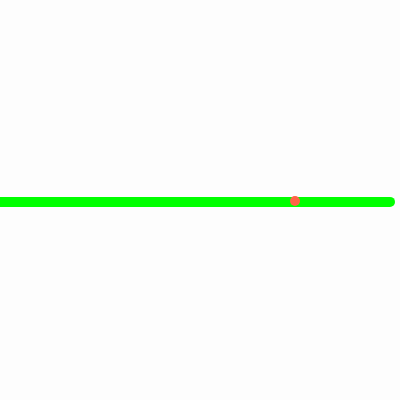
Frame 1 (no input)
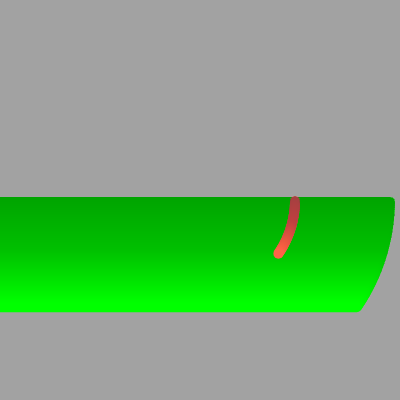
Frame 60 (no input)
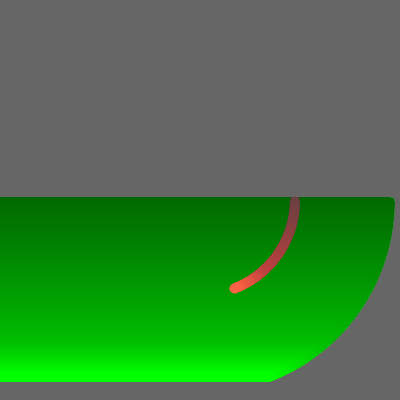
Frame 120 (the mouse pressed at the canvas centre since frame 60)

The p5.js sketch that drew these frames (run headless with seeded random() and noise() and a simulated clock; from frame 60 on, the mouse is pressed at the canvas centre):

// p5.js sketch
// ── sketch.js
// File: 091918
let x,y,c
function setup(){
  createCanvas(400,400)
  background(0)
  pixelDensity(displayDensity())
  ellipseMode(CENTER)
}


function draw(){
  background(0,2)
  x = map(cos(frameCount * 0.01), -1, 1, 10, width - 10)
  y = map(sin(frameCount * 0.01), -1, 1, 10, height - 10)
  c = map(tan(frameCount * 0.01), -1, 1, 10, width - 10)
  
  push()
  stroke('lime')
  strokeWeight(10)
  line(- x,y,x,y)
  pop()
  
  push()
  translate(width/4, height/4)
  noStroke()
  fill('tomato')
  ellipse(x/2, y/2, 10,10)
  pop()

}
